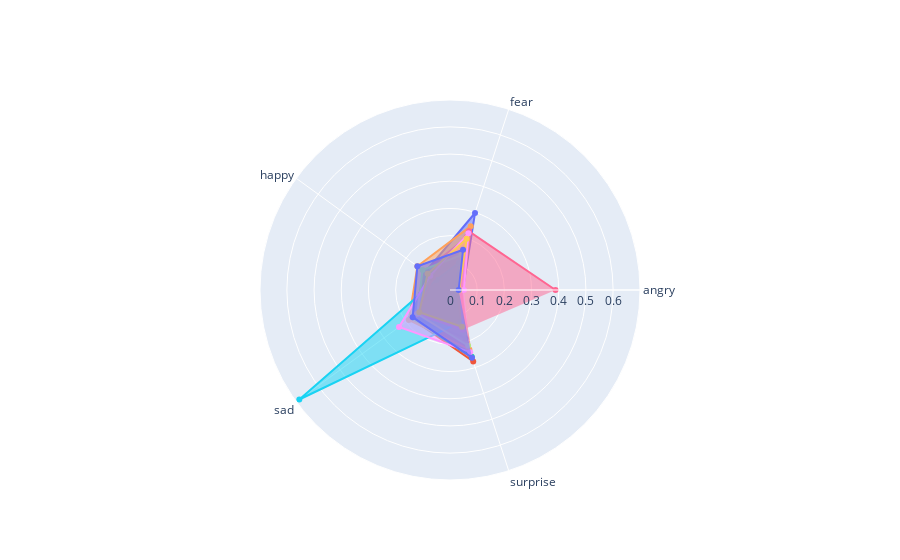

The notebook cell this image was saved under:
### Code cell
fig = go.Figure()

for i, row in unpop_emotions_df.iterrows(): 
  fig.add_trace(go.Scatterpolar(
        r=row[:5],
        theta=categories,
        fill='toself',
        name=row[-1]
  ))

fig.update_layout(
  polar=dict(
    radialaxis=dict(
      visible=True
    ),
  ),
  showlegend=False
)

fig.show()

### Figure 1 — Plotly figure (JSON) as saved in the notebook; plotly's stock layout.template omitted (floating-point values rounded to 4 significant figures)
{"data": [{"fill": "toself", "name": "freud", "r": [0.04686, 0.2979, 0.1121, 0.1678, 0.1862], "theta": ["angry", "fear", "happy", "sad", "surprise"], "type": "scatterpolar"}, {"fill": "toself", "name": "game on! a comedy crossover event", "r": [0.04286, 0.1029, 0.07584, 0.1766, 0.2765], "theta": ["angry", "fear", "happy", "sad", "surprise"], "type": "scatterpolar"}, {"fill": "toself", "name": "resident evil infinite darkness", "r": [0.03148, 0.1628, 0.105, 0.1794, 0.2585], "theta": ["angry", "fear", "happy", "sad", "surprise"], "type": "scatterpolar"}, {"fill": "toself", "name": "jinn", "r": [0.0425, 0.205, 0.1171, 0.1585, 0.1463], "theta": ["angry", "fear", "happy", "sad", "surprise"], "type": "scatterpolar"}, {"fill": "toself", "name": "tiny creatures", "r": [0.04823, 0.247, 0.1483, 0.1871, 0.2303], "theta": ["angry", "fear", "happy", "sad", "surprise"], "type": "scatterpolar"}, {"fill": "toself", "name": "too hot to handle", "r": [0.02144, 0.1054, 0.06245, 0.6851, 0.1244], "theta": ["angry", "fear", "happy", "sad", "surprise"], "type": "scatterpolar"}, {"fill": "toself", "name": "away", "r": [0.3882, 0.227, 0.07774, 0.1496, 0.1538], "theta": ["angry", "fear", "happy", "sad", "surprise"], "type": "scatterpolar"}, {"fill": "toself", "name": "racket boys", "r": [0.03321, 0.1354, 0.1251, 0.1487, 0.2156], "theta": ["angry", "fear", "happy", "sad", "surprise"], "type": "scatterpolar"}, {"fill": "toself", "name": "reboot the guardian code", "r": [0.05105, 0.2192, 0.08951, 0.2318, 0.2403], "theta": ["angry", "fear", "happy", "sad", "surprise"], "type": "scatterpolar"}, {"fill": "toself", "name": "hache", "r": [0.03376, 0.1978, 0.1018, 0.1396, 0.1423], "theta": ["angry", "fear", "happy", "sad", "surprise"], "type": "scatterpolar"}, {"fill": "toself", "name": "sexy beasts", "r": [0.03177, 0.1554, 0.1482, 0.1699, 0.2618], "theta": ["angry", "fear", "happy", "sad", "surprise"], "type": "scatterpolar"}], "layout": {"polar": {"radialaxis": {"visible": true}}, "showlegend": false}}
